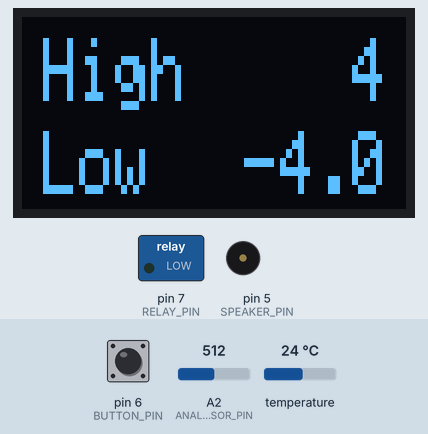
This sketch was run on a simulated Arduino Uno, built with avr-gcc and run on an emulated ATmega328P. Shown: 128×64 one-colour display, switched loads named in the sketch (green lamp = pin HIGH), buzzer (waves = sounding, pin HIGH). The test bench sets the inputs (shaded band); at power-on: A2 (ANALOG_SENSOR_PIN) = 512, temperature 24 °C, pin 6 (BUTTON_PIN) LOW.

Above: at 2.4 s.
2.5 s: A2 (ANALOG_SENSOR_PIN) set to 710
At 3.3 s:
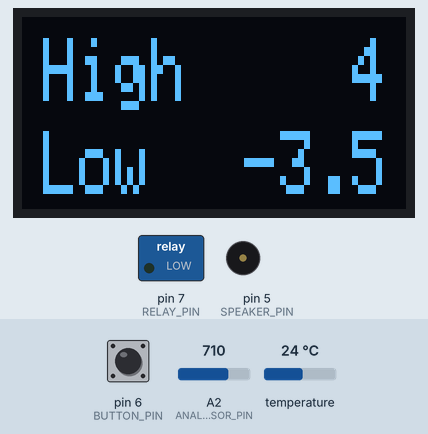
14.8 s: A2 (ANALOG_SENSOR_PIN) set to 190
At 15.4 s:
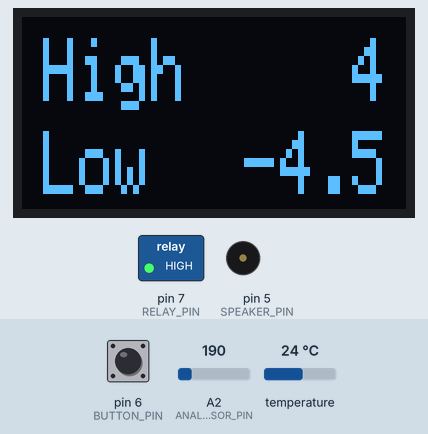
19.3 s: temperature set to 12 °C
At 26.2 s:
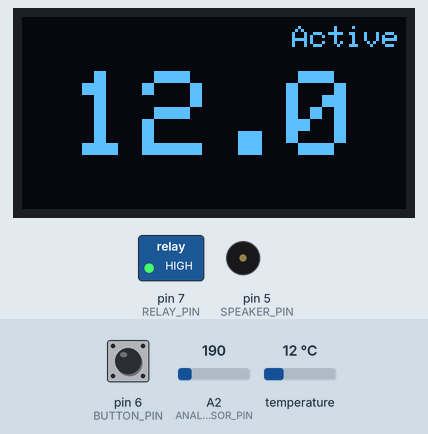
27.1 s: temperature set to 19 °C
At 36.7 s:
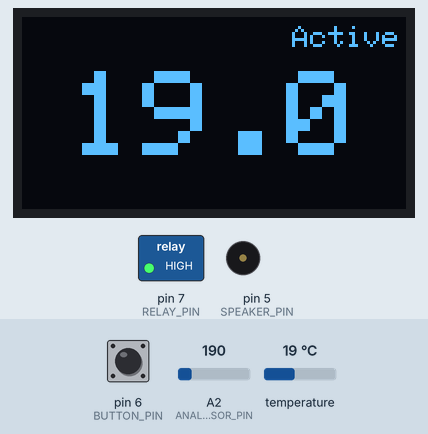
37.1 s: temperature set to 28 °C
At 46.1 s:
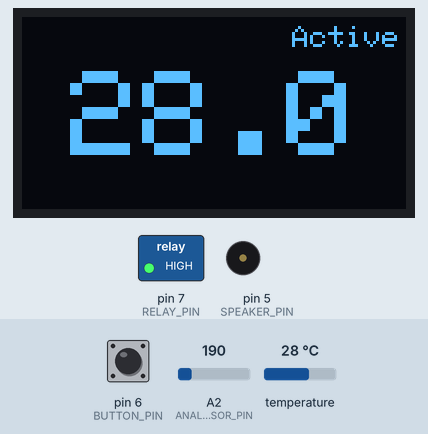
47.1 s: A2 (ANALOG_SENSOR_PIN) set to 110
At 47.5 s:
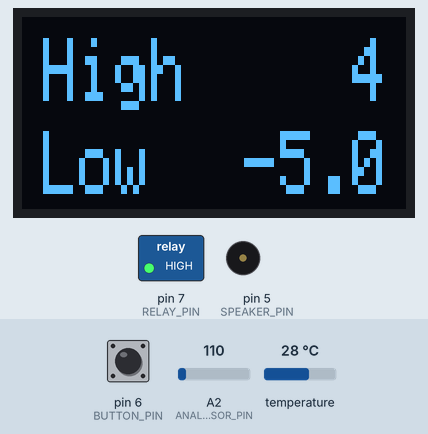
Timing chart, 0 to 50.1 s (numbered marks = the images above; inputs shaded):
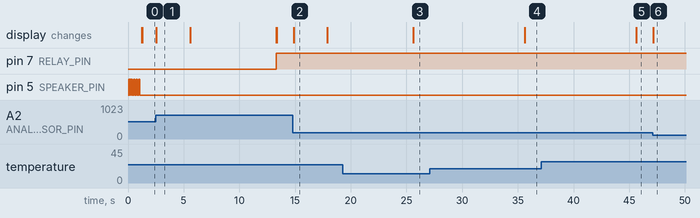

The sketch:

MyFridgeProgect_7.ino
```cpp
// Libraries for OLED display
// #include <Adafruit_GFX.h>
#include <Adafruit_SSD1306.h>
// Libraries for temperature sensor
#include <OneWire.h>
#include <DallasTemperature.h>

// Pin Definitions
#define TEMPERATURE_SENSOR_PIN 1  // Pin number for the OneWire temperature sensor
#define SPEAKER_PIN 5             // Pin number for the speaker
#define BUTTON_PIN 6              // Pin number for the button
#define ANALOG_SENSOR_PIN A2      // Pin number for the analog temperature sensor
#define RELAY_PIN 7               // Pin number for the relay

// Initialize OneWire and DallasTemperature objects
OneWire oneWire(TEMPERATURE_SENSOR_PIN);
DallasTemperature temperatureSensor(&oneWire);

// OLED Display Configuration
#define SCREEN_I2C_ADDRESS 0x3C  // I2C address of the OLED display
#define SCREEN_WIDTH 128         // Width of the OLED display in pixels
#define SCREEN_HEIGHT 64         // Height of the OLED display in pixels
#define OLED_RESET_PIN -1        // Reset pin for OLED (-1 if not used)

Adafruit_SSD1306 display(SCREEN_WIDTH, SCREEN_HEIGHT, &Wire, OLED_RESET_PIN);

// Global Variables
float currentTemperature = 0;                               // Holds the current temperature reading
const int activationTemperature = 4;                        // Temperature at which the relay is activated
float deactivationTemperature;                              // Temperature at which the relay is deactivated

int analogReading = 0;                                      // Raw analog reading from the analog sensor
int previousAnalogReading = 0;                              // Previous analog reading for comparison
int currentAnalogReading = 0;                               // Current analog reading for setting temperature

bool screenTriggerResistor = false;                         // Flag to trigger display update from resistor change
bool screenTriggerButton = false;                           // Flag to trigger display update from button press
bool RELAY_PIN_FLAG = false;

String temperatureString;                                   // Temperature value converted to string for display

unsigned long previousMillis = 0;                           // Time of the last update
unsigned long currentMillis;                                // Current time for comparison

void setup() {
  // Serial.begin(9600);                                    // Uncomment for debugging
  pinMode(RELAY_PIN, OUTPUT);                               // Set relay pin as output
  pinMode(SPEAKER_PIN, OUTPUT);                             // Set speaker pin as output
  pinMode(BUTTON_PIN, INPUT);                               // Set button pin as input

  temperatureSensor.begin();                                // Initialize the temperature sensor

  display.begin(SSD1306_SWITCHCAPVCC, SCREEN_I2C_ADDRESS);  // Initialize the OLED display
  display.dim(1);                                           // Set display brightness (0 = max, 1 = dim)
  display.clearDisplay();                                   // Clear the display buffer
  display.setTextColor(WHITE);                              // Set text color to white
  display.setRotation(0);                                   // Set display rotation
  display.setTextWrap(false);                               // Disable text wrapping

  digitalWrite(RELAY_PIN, LOW);                             // Ensure relay is off initially

  powerOn();                                                // Play power-on melody
  display.dim(0);                                           // Set display brightness to normal
}

void loop() {
  currentMillis = millis();  // Update current time

  updateTemperatureEveryTenSeconds();  // Update temperature reading every 10 seconds
  handleTemperatureSettings();         // Handle temperature settings and display updates
  updateTemperatureBasedOnSensor();    // Update temperature settings based on sensor readings
  controlRelay();                      // Control the relay based on temperature
}

// Function to update temperature reading every 10 seconds
void updateTemperatureEveryTenSeconds() {
  if (currentMillis - previousMillis > 10000) {  // Check if 10 seconds have passed
    readTemperature();                           // Read current temperature
    previousMillis = currentMillis;              // Update last update time
  }
}

// Function to handle temperature settings and display updates
void handleTemperatureSettings() {
  if (screenTriggerResistor) {                     // Check if display update is triggered by resistor
    displayTemperatureBorders();                   // Display temperature borders
    if (currentMillis - previousMillis >= 3000) {  // Check if 3 seconds have passed
      screenTriggerResistor = false;               // Reset trigger flag
    }
  } else {
    if (digitalRead(BUTTON_PIN) == HIGH) {  // Check if button is pressed
      screenTriggerButton = true;           // Set button trigger flag
      previousMillis = currentMillis;       // Update last update time
    }
    if ((currentMillis - previousMillis < 3000) && screenTriggerButton) {  // Check if 3 seconds have passed since button press
      displayTemperatureBorders();                                         // Display temperature borders
    } else {
      screenTriggerButton = false;  // Reset button trigger flag
      displayCurrentTemperature();  // Display current temperature
    }
  }

  // Check if analog reading has changed to trigger a display update
  if (previousAnalogReading != currentAnalogReading) {
    previousAnalogReading = currentAnalogReading;  // Update previous analog reading
    screenTriggerResistor = true;                  // Set resistor trigger flag
    previousMillis = currentMillis;                // Update last update time
  }
}

// Function to control the relay based on the current temperature
void controlRelay() {
  if (currentTemperature >= activationTemperature) {  // Check if temperature exceeds activation threshold
    digitalWrite(RELAY_PIN, HIGH);                    // Activate the relay
    RELAY_PIN_FLAG = true;
  }
  if (currentTemperature <= deactivationTemperature && currentTemperature != -127) {  // Check if temperature is below deactivation threshold
    digitalWrite(RELAY_PIN, LOW);                                                     // Deactivate the relay
    RELAY_PIN_FLAG = false;
  }
}

// Function to update temperature settings based on the analog sensor
void updateTemperatureBasedOnSensor() {
  analogReading = analogRead(ANALOG_SENSOR_PIN);  // Read the analog sensor value
  // Update deactivation temperature and analog reading step based on sensor value ranges
  if (analogReading >= 0 && analogReading < 120) {
    deactivationTemperature = -5;
    currentAnalogReading = 5;
  } else if (analogReading >= 120 && analogReading < 200) {
    deactivationTemperature = -4.5;
    currentAnalogReading = 4;
  } else if (analogReading >= 200 && analogReading < 700) {
    deactivationTemperature = -4;
    currentAnalogReading = 3;
  } else if (analogReading >= 700 && analogReading <= 2000) {
    deactivationTemperature = -3.5;
    currentAnalogReading = 2;
  } else if (analogReading >= 2000 && analogReading <= 3800) {
    deactivationTemperature = -3;
    currentAnalogReading = 1;
  } else if (analogReading >= 3900 && analogReading <= 4096) {
    deactivationTemperature = 0;
    currentAnalogReading = 0;
  }
}

// Play melody on power up
void powerOn() {
  for (int i = 1; i <= 3; i++) {  // Play three short tones
    digitalWrite(SPEAKER_PIN, HIGH);
    delay(80);
    digitalWrite(SPEAKER_PIN, LOW);
    delay(50);
  }
  delay(80);
  for (int i = 1; i <= 3; i++) {  // Play three longer tones
    digitalWrite(SPEAKER_PIN, HIGH);
    delay(80);
    digitalWrite(SPEAKER_PIN, LOW);
    delay(150);
  }
}

// Function to display the current temperature on the OLED screen
void displayCurrentTemperature() {
  display.clearDisplay();                                    // Clear the display buffer
  temperatureString = String(currentTemperature);            // Convert temperature to string
  temperatureString[temperatureString.length() - 1] = NULL;  // Remove last character for formatting

  // Center the temperature string on the display
  display.setCursor((SCREEN_WIDTH - (temperatureString.length() - 1) * 24) / 2, (SCREEN_HEIGHT - 28) / 2);
  display.setTextSize(4, 4);         // Set text size
  if (currentTemperature == -127){
    display.setTextSize(2, 2);
    display.setCursor(7, 7);
    display.print("SensorERR");
  }
  display.print(temperatureString);  // Print the temperature string
  if (RELAY_PIN_FLAG){
    display.setTextSize(1);
    display.setCursor(90, 3);
    display.print("Active");
  }
  if (!RELAY_PIN_FLAG){
    display.setTextSize(1);
    display.setCursor(90, 3);
    display.print("Sleep");
  }
  display.display();                 // Update the display
}

// Function to read the temperature from the sensor
void readTemperature() {
  temperatureSensor.requestTemperatures();                    // Request temperature readings from the sensor
  currentTemperature = temperatureSensor.getTempCByIndex(0);  // Get temperature in Celsius
}

// Function to display temperature borders (high and low thresholds) on the OLED screen
void displayTemperatureBorders() {
  display.clearDisplay();  // Clear the display buffer

  display.setTextSize(2, 3);  // Set text size for labels
  display.setCursor(7, 7);
  display.println("High");  // Label for activation temperature

  display.setCursor(7, 38);
  display.println("Low");  // Label for deactivation temperature

  display.setCursor(110, 7);
  display.println(activationTemperature);  // Display activation temperature

  if (deactivationTemperature == 0) {
    display.setCursor(110, 38);
    display.println(deactivationTemperature, 0);  // Display deactivation temperature with no decimal places
  } else {
    display.setCursor(74, 38);
    display.println(deactivationTemperature, 1);  // Display deactivation temperature with one decimal place
  }

  display.display();  // Update the display
}
```

Measured:
- after the input at 2.5 s, pin 7 (RELAY_PIN): LOW → HIGH after 10.8 s instead of 9.5 s; the display: changes after 0.06 s (image 1)
- after the input at 14.8 s, the display: changes after 0.07 s (image 2)
- after the input at 19.3 s, the display: changes after 6.3 s (image 3)
- after the input at 27.1 s, the display: changes after 8.5 s (image 4)
- after the input at 37.1 s, the display: changes after 8.5 s (image 5)
- after the input at 47.1 s, the display: changes after 0.08 s (image 6)
- what the display in image 1 shows lasts 3.0 s, from 2.6 s to 5.6 s
